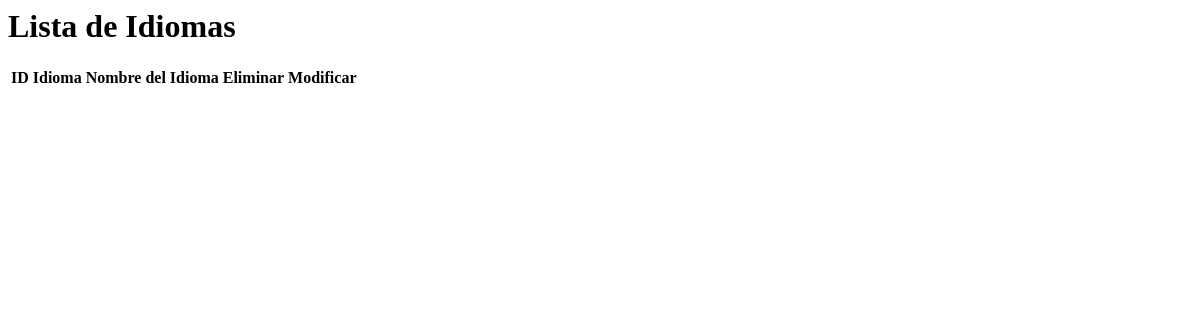
/Datos/cargarIdiomas.php, run on an earlier commit of the app's database.
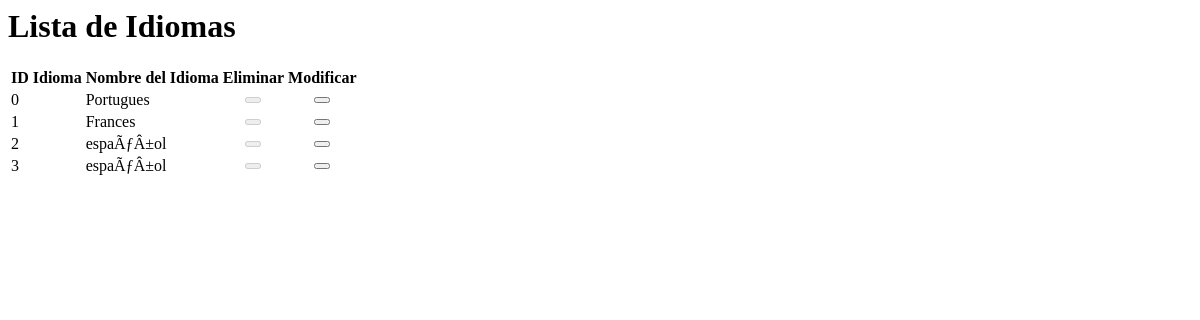
And on a later commit of the database.
### tables this page shows
CREATE TABLE IF NOT EXISTS `idioma` (
  `ID_Idioma` int(11) NOT NULL,
  `Idioma` varchar(45) DEFAULT NULL
);

### Datos/cargarIdiomas.php (the view, shortened to what this page needs)
<?php
 $pame = mysql_query("SELECT * FROM idioma");
?>
<html lang="es">
<head>
</head>
<body>
    <div class="row">
        <div class="col-lg-12">
            <h1 class="page-header">Lista de Idiomas</h1>
        </div>
    </div>
    <div class="table-responsive">
        <table class="table table-bordered table-hover table-striped">
            <thead>
        <tr>
            <th><strong>ID Idioma</strong></th>
            <th><strong>Nombre del Idioma</strong></th>
            <th><strong>Eliminar</strong></th>
            <th><strong>Modificar</strong></th>
        </tr>
            </thead>
      <tbody>
        <?php
        while ($row = mysql_fetch_array($pame)) {
            $id = $row['ID_Idioma'];
         ?>
          <tr>
                  <td id="id4"><?php echo $id ?></td>
                  <td><div class="text" id="npais-<?php echo $id ?>"><?php echo $row['Idioma'] ?></div></td>
                  <?php
                echo'  <td> <center>';
                  if($_SESSION['rol_ID'] != 100){
               echo ' <button class="elimina btn btn-danger glyphicon glyphicon-trash" disabled="TRUE"></button>
            </center>  </td> ';
                  }else{
              echo  ' <button class="elimina btn btn-danger glyphicon glyphicon-trash"></button>
                </center></td>';
                  }
                  ?>
            <td>
            <center>
                <button   type="button"  id="editar" href="#" class="editarb btn btn-primary glyphicon glyphicon-edit" >
                </button>
            </center>
            </td>
    </tr>
   <?php } ?>
 </tbody>
    </table>
    </div>
</body>
</html>

What changed in the data, as far as the page shows it:
added idioma: ID_Idioma "0", Idioma "Portugues"
added idioma: ID_Idioma "1", Idioma "Frances"
added idioma: ID_Idioma "2", Idioma "espaÃƒÂ±ol"
added idioma: ID_Idioma "3", Idioma "espaÃƒÂ±ol"
